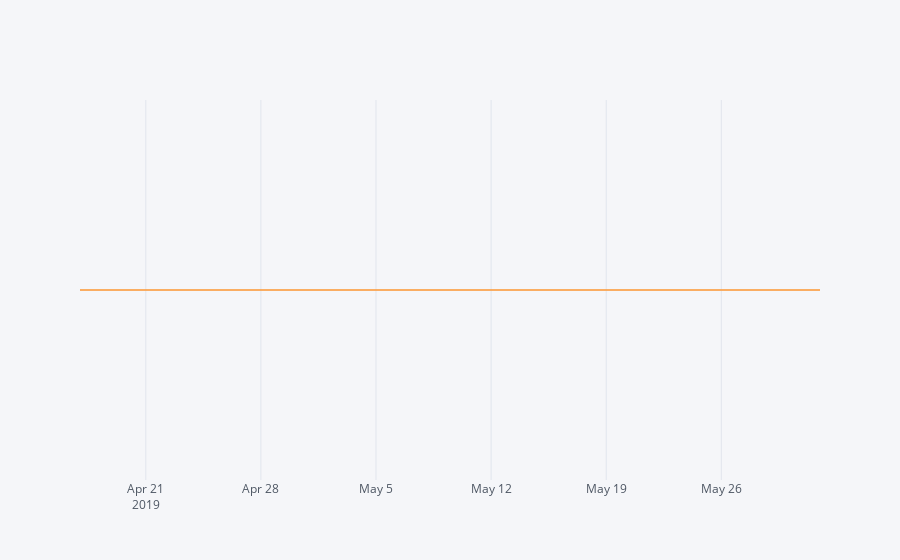

Notebook source saved alongside this figure:
### Code cell
print(future_forecast)
future_forecast.iplot()

### Figure 1 — Plotly figure (JSON) as saved in the notebook; plotly's stock layout.template omitted (floating-point values rounded to 4 significant figures)
{"data": [{"line": {"color": "rgba(255, 153, 51, 1.0)", "dash": "solid", "shape": "linear", "width": 1.3}, "mode": "lines", "name": "Prediction", "text": "", "type": "scatter", "x": ["2019-04-17", "2019-04-18", "2019-04-19", "2019-04-20", "2019-04-21", "2019-04-22", "2019-04-23", "2019-04-24", "2019-04-25", "2019-04-26", "2019-04-27", "2019-04-28", "2019-04-29", "2019-04-30", "2019-05-01", "2019-05-02", "2019-05-03", "2019-05-04", "2019-05-05", "2019-05-06", "2019-05-07", "2019-05-08", "2019-05-09", "2019-05-10", "2019-05-11", "2019-05-13", "2019-05-14", "2019-05-15", "2019-05-16", "2019-05-17", "2019-05-18", "2019-05-19", "2019-05-20", "2019-05-21", "2019-05-22", "2019-05-23", "2019-05-24", "2019-05-25", "2019-05-26", "2019-05-27", "2019-05-28", "2019-05-29", "2019-05-30", "2019-05-31", "2019-06-01"], "y": ["", "", "", "", "", "", "", "", "", "", "", "", "", "", "", "", "", "", "", "", "", "", "", "", "", "", "", "", "", "", "", "", "", "", "", "", "", "", "", "", "", "", "", "", ""]}], "layout": {"legend": {"bgcolor": "#F5F6F9", "font": {"color": "#4D5663"}}, "paper_bgcolor": "#F5F6F9", "plot_bgcolor": "#F5F6F9", "title": {"font": {"color": "#4D5663"}}, "xaxis": {"gridcolor": "#E1E5ED", "showgrid": true, "tickfont": {"color": "#4D5663"}, "title": {"font": {"color": "#4D5663"}, "text": ""}, "zerolinecolor": "#E1E5ED"}, "yaxis": {"gridcolor": "#E1E5ED", "showgrid": true, "tickfont": {"color": "#4D5663"}, "title": {"font": {"color": "#4D5663"}, "text": ""}, "zerolinecolor": "#E1E5ED"}}}
